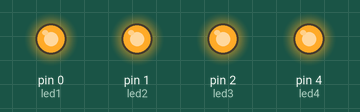
Recording of a sketch running on a simulated Arduino Uno, built with avr-gcc and run on an emulated ATmega328P. Shown: output pins drawn as LEDs (lit = HIGH).

Above: at 0.5 s.
At 3.5 s:
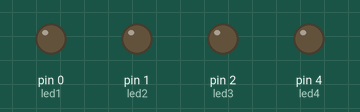
Timing chart, 0 to 4.6 s (numbered marks = the images above):
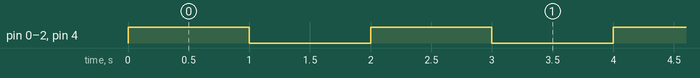

The sketch:

Exp5.ino
```cpp
int led1 = 0;  // LED1 connected to digital pin 0
int led2 = 1;  // LED2 connected to digital pin 1
int led3 = 2;  // LED3 connected to digital pin 2
int led4 = 4;  // LED4 connected to digital pin 4

void setup() {
  // Initialize the LED pins as outputs
  pinMode(led1, OUTPUT);
  pinMode(led2, OUTPUT);
  pinMode(led3, OUTPUT);
  pinMode(led4, OUTPUT);
}

void loop() {
  // Pattern 1: All LEDs ON for 1 second
  allOn();
  delay(1000);

  // Pattern 2: All LEDs OFF for 1 second
  allOff();
  delay(1000);

}

// Function to turn all LEDs ON
void allOn() {
  digitalWrite(led1, HIGH);
  digitalWrite(led2, HIGH);
  digitalWrite(led3, HIGH);
  digitalWrite(led4, HIGH);
}

// Function to turn all LEDs OFF
void allOff() {
  digitalWrite(led1, LOW);
  digitalWrite(led2, LOW);
  digitalWrite(led3, LOW);
  digitalWrite(led4, LOW);
}
// Function to turn on LEDs in sequence with a delay and remove the helper function
// void allOn() { and void allOff() {
// void loop() {
//   digitalWrite(led1, HIGH);
//   delay(500);
//   digitalWrite(led1, LOW);

//   digitalWrite(led2, HIGH);
//   delay(500);
//   digitalWrite(led2, LOW);

//   digitalWrite(led3, HIGH);
//   delay(500);
//   digitalWrite(led3, LOW);

//   digitalWrite(led4, HIGH);
//   delay(500);
//   digitalWrite(led4, LOW);
// }
```

Measured:
- by itself, pin 0 (led1), pin 1 (led2), pin 2 (led3), pin 4 (led4): alternates HIGH for 1.0 s and LOW for 1.0 s
